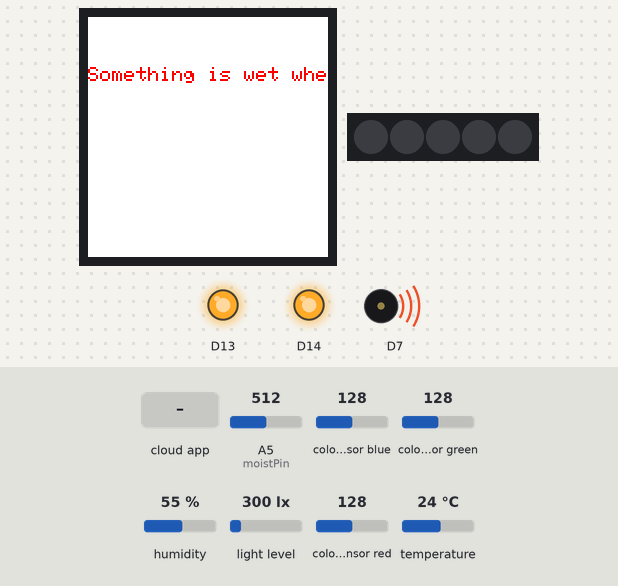
This sketch was run on a simulated Arduino MKR. Parts: 240×240 colour display, 5 RGB LEDs in strip order, left to right, output pins drawn as LEDs (lit = HIGH), buzzer (waves = sounding). The test bench sets the inputs (shaded band); at power-on: A5 (moistPin) = 512, colour sensor blue 128, colour sensor green 128, humidity 55 %, light level 300 lx, colour sensor red 128, temperature 24 °C. Dim RGB values are drawn brighter than linear; WiFi joins after 1.5 s; servers stay silent unless stated.

Above: at 2.9 s.
3.0 s: the phone or cloud app sets moisture_on to 1
At 4.6 s:
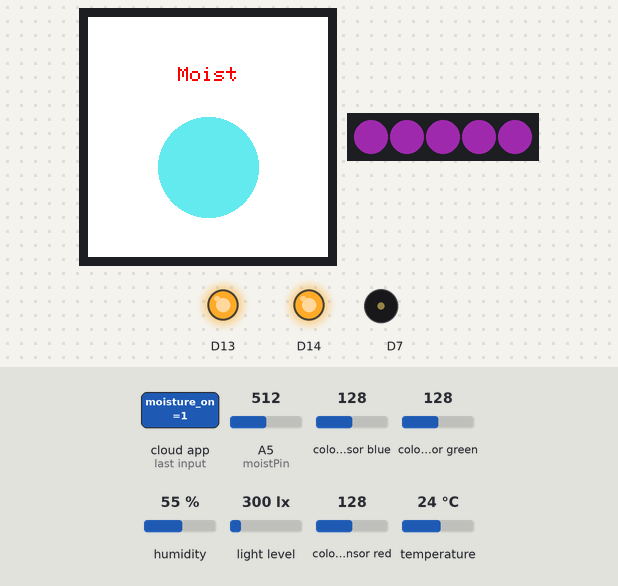
5.4 s: A5 (moistPin) set to 532
At 6.4 s:
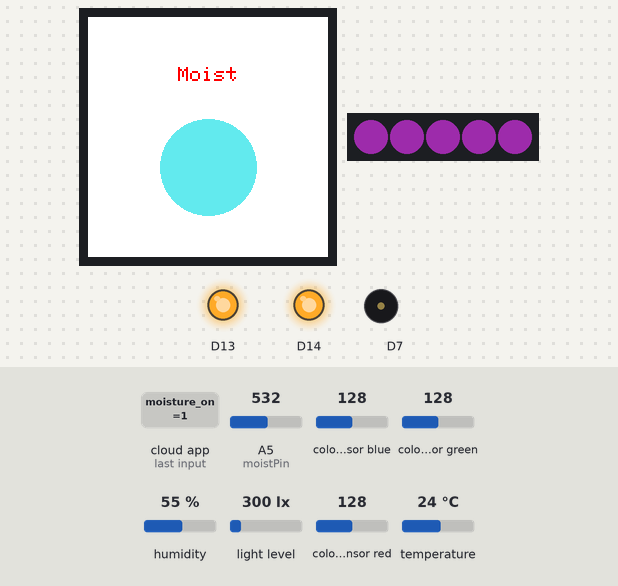
7.5 s: the phone or cloud app sets threshold_dry to 50
At 9.3 s:
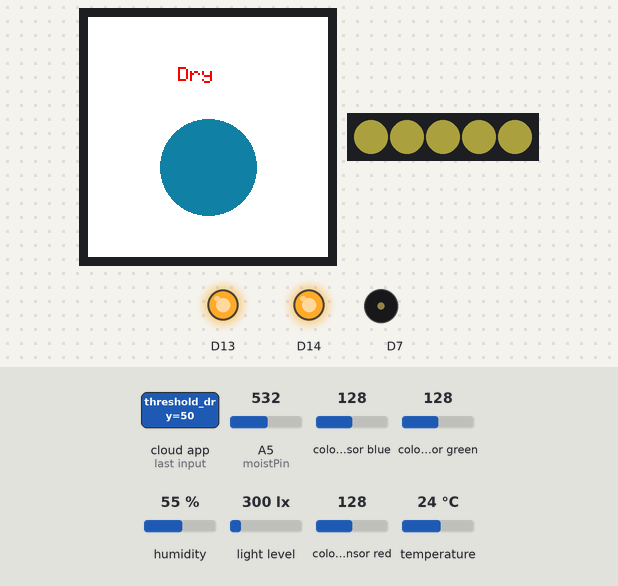
9.6 s: the phone or cloud app sets relay_1 to 1
At 11.2 s:
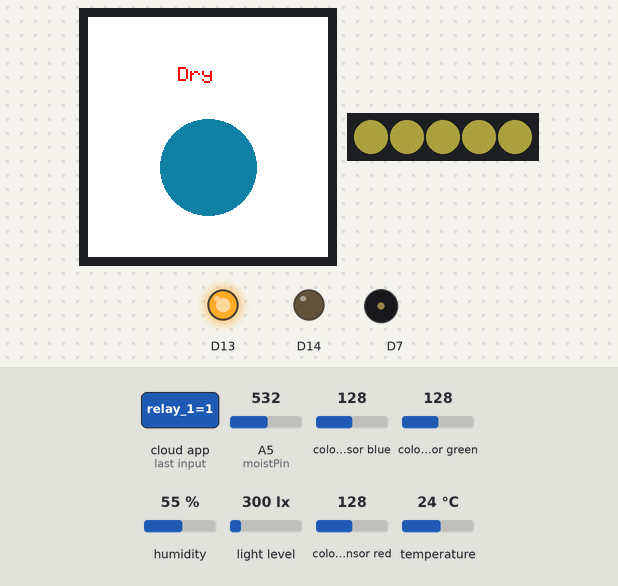
11.8 s: A5 (moistPin) set to 306
At 13.2 s:
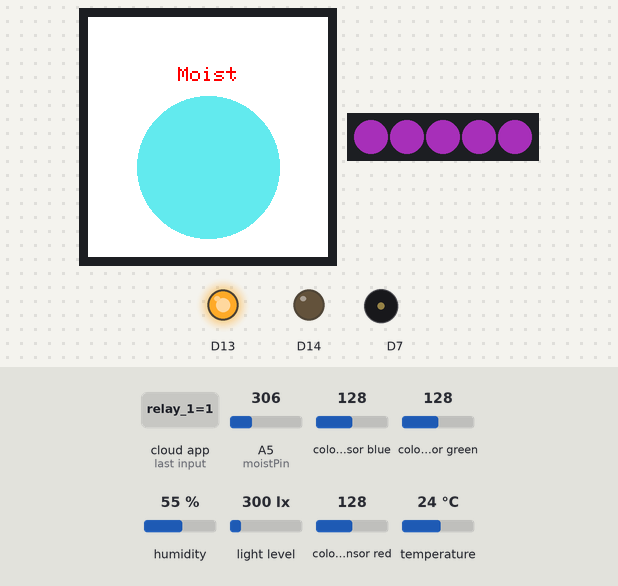
13.9 s: the phone or cloud app sets moisture_on to 0
At 15.1 s:
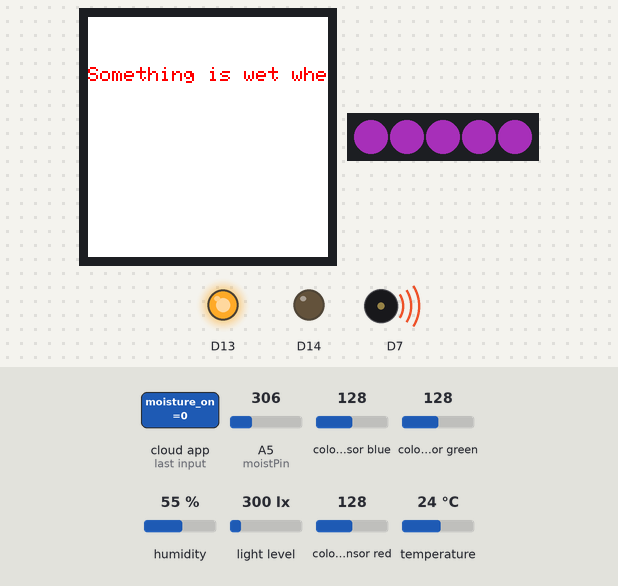
Timing chart, 0 to 19.1 s (numbered marks = the images above; inputs shaded):
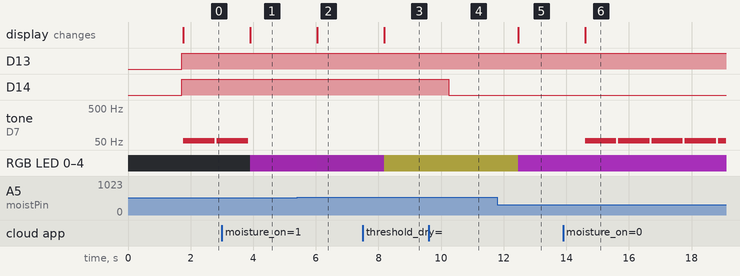

The sketch:

Task_2.ino
```cpp
/*
  Sketch generated by the Arduino IoT Cloud Thing "EIoTK_Activity_08"
  https://create.arduino.cc/cloud/things/4c178f1c-a581-49bc-8123-4f6d8f21d4b2

  Arduino IoT Cloud Properties description

  The following variables are automatically generated and updated when changes are made to the Thing

  String message;
  float humidity;
  float temperature;
  CloudColoredLight rgbColor;
  int light;
  int moistValue;
  int threshold_dry;
  bool moisture_on;
  bool relay_1;
  bool relay_2;
  bool updateDisplay;

  Properties which are marked as READ/WRITE in the Cloud Thing will also have functions
  which are called when their values are changed from the Dashboard.
  These functions are generated with the Thing and added at the end of this sketch.
*/

/*
  Name: Renan Mougenot Breviglieri Silva
  Date: March 29th, 2022
  Title: Urban Farming - Improved
*/

/*THIS CODE WAS IMPROVED BY ME*/

//Import Libraries
#include "arduino_secrets.h"
#include "thingProperties.h"
#include <Arduino_MKRIoTCarrier.h>

//Carrier
MKRIoTCarrier carrier;

//Moisture Reader
int moistPin = A5; //On A5

//Relay
String relayState1 = ""; //1
String relayState2 = ""; //2

//LED Colors
uint32_t moist = carrier.leds.Color(231, 65, 255); //Blueish
uint32_t cool = carrier.leds.Color(248, 234, 92); //Yellowish

void setup() {

  Serial.begin(9600); //Set baud rate

  initProperties(); //Initialize properties

  ArduinoCloud.begin(ArduinoIoTPreferredConnection); //Start cloud

  CARRIER_CASE = false; //No case
  carrier.begin(); //Start carrier

  setDebugMessageLevel(4);   //Get Cloud Info/errors , 0 (only errors) up to 4
  ArduinoCloud.printDebugInfo();

  //Screen while there is no internet connection
  while (ArduinoCloud.connected() != 1) {
    ArduinoCloud.update();
    carrier.display.setTextSize(3);
    carrier.display.setCursor(20, 70);
    carrier.display.println("Waiting For");
    carrier.display.setCursor(5, 110);
    carrier.display.println("Connection...");
    delay(500);
  }
}


void loop() {
  ArduinoCloud.update(); //Update cloud

  //Check relay 1
  if (relay_1 == true) {
    carrier.Relay1.open(); //Turn on relay
    relayState1 = "ON"; //Status
  }
  else {
    carrier.Relay1.close(); //Turn off relay
    relayState1 = "OFF"; //Status
  }

  //Check relay 2
  if (relay_2 == true) {
    carrier.Relay2.open(); //Turn on relay
    relayState2 = "ON"; //Status
  }
  else {
    carrier.Relay2.close(); //Turn off relay
    relayState2 = "OFF"; //Status
  }

  //Check if there is light
  if (carrier.Light.colorAvailable()) {
    int none;//not gonna be used (change for red, green, blue if wanted to)
    carrier.Light.readColor(none,  none,  none, light); //Read light color
  }

  temperature = carrier.Env.readTemperature(); //Read temperature
  humidity = carrier.Env.readHumidity(); //Read humidity

  int rawMoistValue = analogRead(moistPin); //Read moisture value
  moistValue = map(rawMoistValue, 0, 1023, 100, 0);  //map(value, fromLow, fromHigh, toLow, toHigh)

  //Check if the moisture checker is  on
  if(moisture_on == true){

    carrier.display.setCursor(90, 50); //Cursor
    carrier.display.fillScreen(ST77XX_WHITE); //White background
    carrier.display.setTextColor(ST77XX_RED); //Red text
    carrier.display.setTextSize(2); //Size

    //Check if the system is dryer than the threshold
    if(moistValue < threshold_dry){
      carrier.leds.fill(cool); //Color of the LED
      carrier.leds.setBrightness(moistValue); //Set brightness
      carrier.leds.show(); //Start LED
      carrier.display.print("Dry"); //Message display
      message = "Dry"; //Messenger notification
      carrier.display.fillCircle(120, 150, moistValue, 0xc91414); //Print a circle based on the moisture (y,x,size,color)
      delay(1000); //Delay
    }

    //Check if the system is wetter than the threshold
    if(moistValue > threshold_dry){
      carrier.leds.fill(moist); //Color of the LED
      carrier.leds.setBrightness(moistValue); //Set brightness
      carrier.leds.show(); //Start LED
      carrier.display.print("Moist"); //Message display
      message = "Moist"; //Messenger notification
      carrier.display.fillCircle(120, 150, moistValue, 0x675D); //Print a circle based on the moisture (y,x,size,color)
      delay(1000); //Delay

    }
  }
  //If the moisture check is off
  if(moisture_on == false){
    //If the system is wet, when it shoudln't be
    if(moistValue > threshold_dry){
    carrier.display.setCursor(0, 50); //Cursor
    carrier.display.fillScreen(ST77XX_WHITE); //White background
    carrier.display.setTextColor(ST77XX_RED); //Red text
    carrier.display.setTextSize(2); //Size
    message = "Something is wet when it shouldn't be!"; //Messenger notification
    carrier.display.print(message); //Message display
    carrier.Buzzer.sound(55); //Frequency chosen and start sound
    delay(1000); //Play sound for this long
    carrier.Buzzer.noSound(); //Turn off sound;
    }
  }
}


void onRelay1Change() {
  // Do something
}

void onRelay2Change() {
  // Do something
}

//RGB Colors
void onRgbColorChange() {
  uint8_t r, g, b; //Values of red, green and blue
  rgbColor.getValue().getRGB(r, g, b); //Get values for Colors

  //Check if it is on
  if (rgbColor.getSwitch()) {
    carrier.leds.fill(carrier.leds.Color(g, r, b), 0, 5); //Turn on LEDS to that color
    carrier.leds.show(); //Start LEDs
  }
  else {
    carrier.leds.fill(0, 0, 5); //Turn off LEDs
    carrier.leds.show();
  }
}

//Update display
void onUpdateDisplayChange() {

  carrier.leds.fill(0, 0, 5); //Turn off LEDs
  carrier.leds.show();

  // Do something
  carrier.display.fillScreen(ST77XX_WHITE); //White background
  carrier.display.setTextColor(ST77XX_RED); //Red text
  carrier.display.setTextSize(2); //Size

  carrier.display.setCursor(20, 30); //Cursor
  carrier.display.print("Temp: "); //Message
  carrier.display.print(temperature); //Print temperature
  carrier.display.print(" C"); //Message

  carrier.display.setCursor(20, 50); //Cursor
  carrier.display.print("Humi: "); //Message
  carrier.display.print(humidity); //Humidity
  carrier.display.print(" %"); //Message

  carrier.display.setTextColor(ST77XX_ORANGE); //Orange text
  carrier.display.setCursor(20, 70); //Cursor
  carrier.display.print("Light: "); //Message
  carrier.display.print(light); //Light

  carrier.display.setTextColor(ST77XX_BLUE); //Blue text
  carrier.display.setCursor(20, 90); //Cursor
  carrier.display.print("Moist: "); //Message
  carrier.display.print(moistValue); //Moisture
  carrier.display.print(" %"); //Message

  carrier.display.setTextColor(ST77XX_BLUE); //Blue text
  carrier.display.setCursor(20, 120); //Cursor
  carrier.display.print("R1: "); //Message
  carrier.display.print(relayState1); //Relay 1

  carrier.display.print(" R2: "); //Message
  carrier.display.print(relayState2); //Relay 2

  updateDisplay = false; //Turn off switch
}


/*
  Since MoistureOn is READ_WRITE variable, onMoistureOnChange() is
  executed every time a new value is received from IoT Cloud.
*/
void onMoistureOnChange()  {

  }


/*
  Since ThresholdDry is READ_WRITE variable, onThresholdDryChange() is
  executed every time a new value is received from IoT Cloud.
*/
void onThresholdDryChange()  {
  // Add your code here to act upon ThresholdDry change
}
```

arduino_secrets.h
```cpp
#define SECRET_SSID ""
#define SECRET_PASS ""
```

thingProperties.h
```cpp
// Code generated by Arduino IoT Cloud, DO NOT EDIT.

#include <ArduinoIoTCloud.h>
#include <Arduino_ConnectionHandler.h>

const char SSID[]     = SECRET_SSID;    // Network SSID (name)
const char PASS[]     = SECRET_PASS;    // Network password (use for WPA, or use as key for WEP)

void onRgbColorChange();
void onThresholdDryChange();
void onMoistureOnChange();
void onRelay1Change();
void onRelay2Change();
void onUpdateDisplayChange();

String message;
float humidity;
float temperature;
CloudColoredLight rgbColor;
int light;
int moistValue;
int threshold_dry;
bool moisture_on;
bool relay_1;
bool relay_2;
bool updateDisplay;

void initProperties(){

  ArduinoCloud.addProperty(message, READ, ON_CHANGE, NULL);
  ArduinoCloud.addProperty(humidity, READ, ON_CHANGE, NULL);
  ArduinoCloud.addProperty(temperature, READ, ON_CHANGE, NULL);
  ArduinoCloud.addProperty(rgbColor, READWRITE, ON_CHANGE, onRgbColorChange);
  ArduinoCloud.addProperty(light, READ, ON_CHANGE, NULL);
  ArduinoCloud.addProperty(moistValue, READ, ON_CHANGE, NULL);
  ArduinoCloud.addProperty(threshold_dry, READWRITE, ON_CHANGE, onThresholdDryChange);
  ArduinoCloud.addProperty(moisture_on, READWRITE, ON_CHANGE, onMoistureOnChange);
  ArduinoCloud.addProperty(relay_1, READWRITE, ON_CHANGE, onRelay1Change);
  ArduinoCloud.addProperty(relay_2, READWRITE, ON_CHANGE, onRelay2Change);
  ArduinoCloud.addProperty(updateDisplay, READWRITE, ON_CHANGE, onUpdateDisplayChange);

}

WiFiConnectionHandler ArduinoIoTPreferredConnection(SSID, PASS);
```

Measured:
- the behaviour switches between 521 and 522 on A5 (moistPin) (found by bisection; images 1 and 2)
- after the input at 3.0 s, tone on D7: goes on until 3.8 s, then stays silent; RGB LED 0–4: off → RGB(46, 12, 50) after 0.90 s; the display: changes after 0.90 s (image 1)
- after the input at 5.4 s, RGB LED 0–4: RGB(46, 12, 50) → RGB(44, 12, 48) after 0.64 s; the display: changes after 0.64 s (image 2)
- after the input at 7.5 s, RGB LED 0–4: RGB(44, 12, 48) → RGB(47, 44, 17) after 0.68 s; the display: changes after 0.68 s (image 3)
- after the input at 9.6 s, D14: HIGH → LOW after 0.65 s
- after the input at 11.8 s, RGB LED 0–4: RGB(47, 44, 17) → RGB(64, 18, 71) after 0.66 s; the display: changes after 0.66 s (image 5)
- after the input at 13.9 s, tone on D7: alternates 55 Hz for 1.0 s and silent for 0.06 s, starting after 0.70 s; the display: changes after 0.70 s (image 6)
